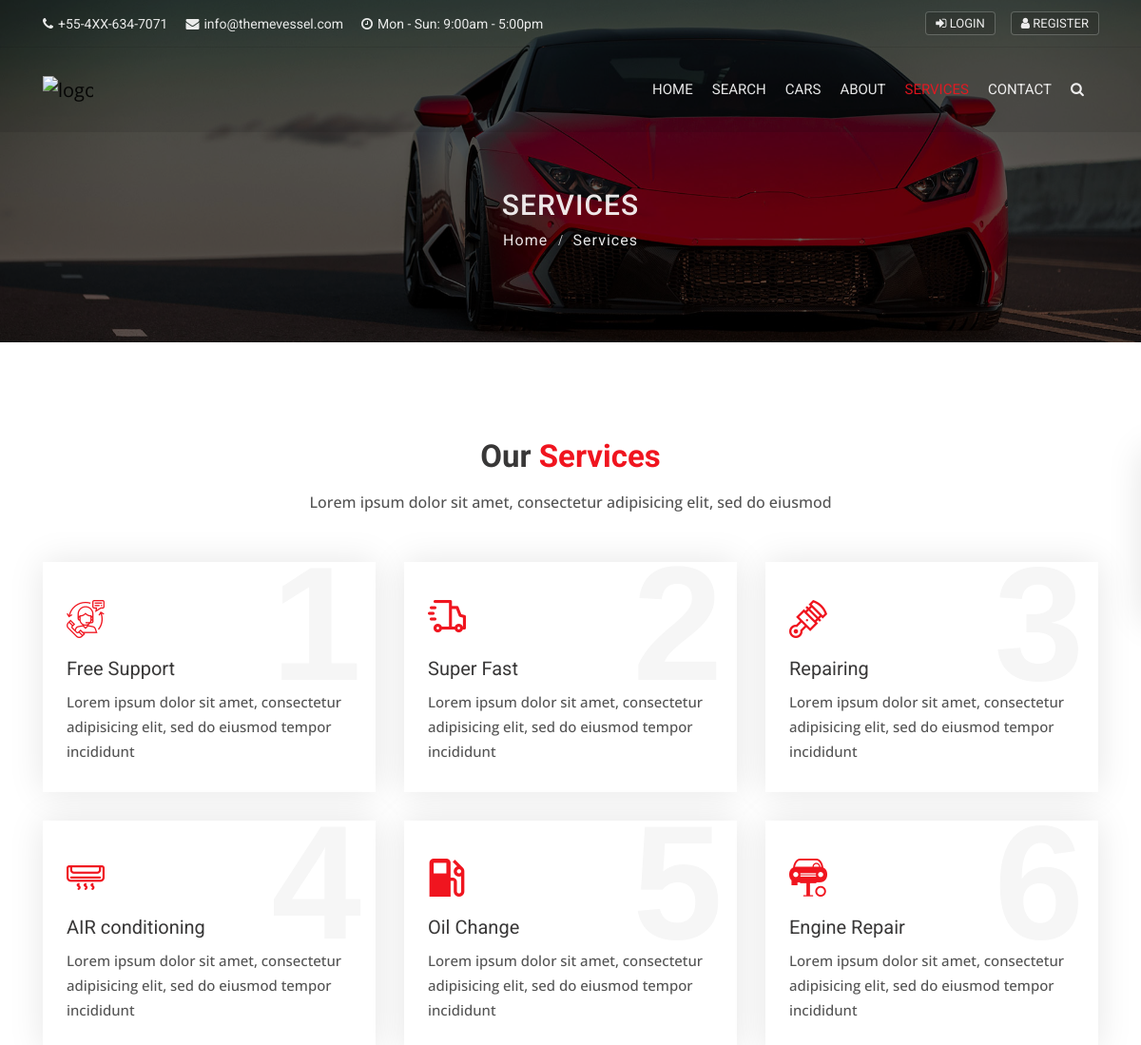
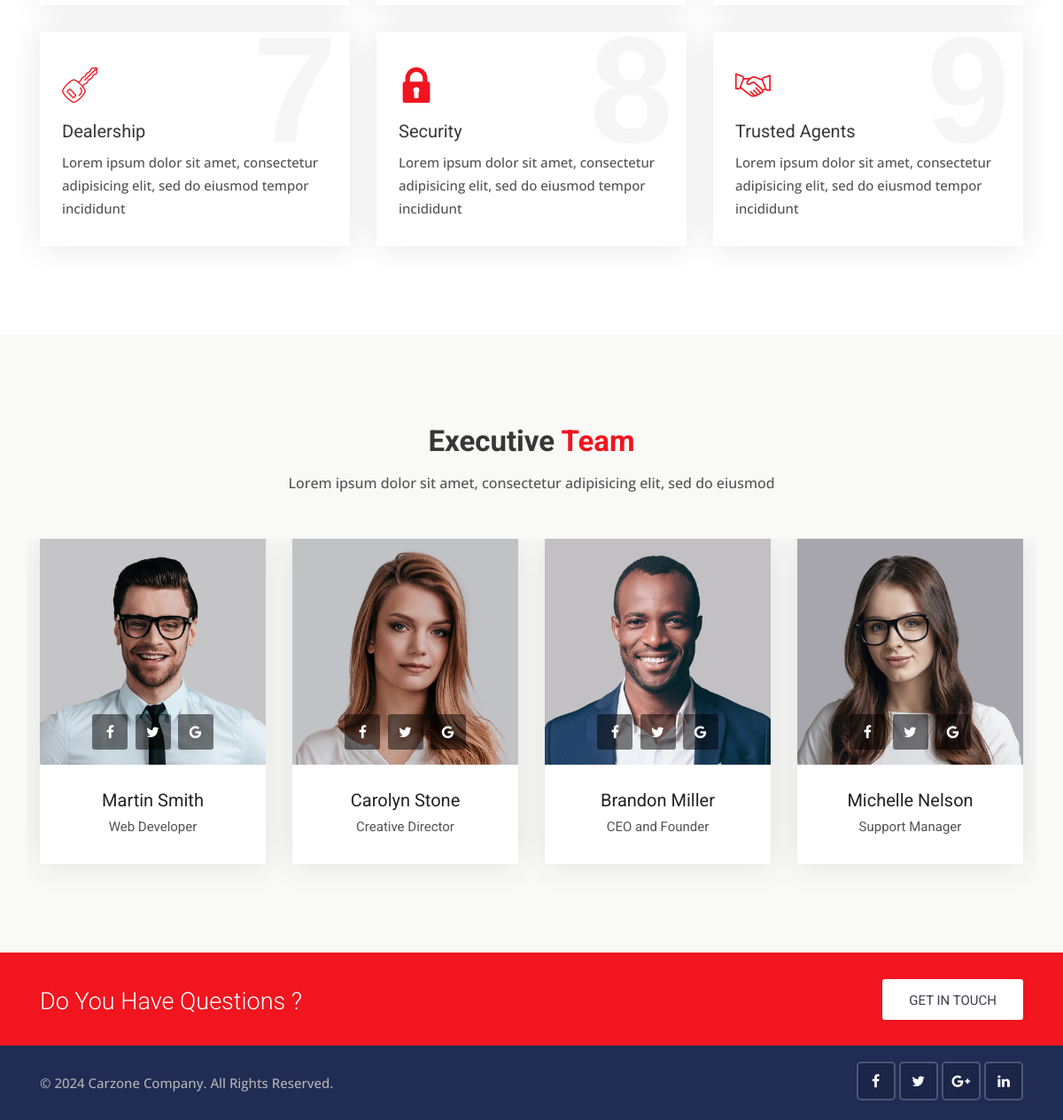
/services, run on the app's committed database (2 pictures, top to bottom).
### pages/models.py (models this page shows, shortened)
class Member(models.Model):
    photo = models.ImageField(upload_to='photos/%Y/%m/%d/')
    first_name = models.CharField(max_length=30)
    last_name = models.CharField(max_length=30)
    job_title = models.CharField(max_length=30)
    first_name = models.CharField(max_length=30)
    facebook_link = models.URLField(max_length=100)
    twitter_link = models.URLField(max_length=100)
    g_plus_link = models.URLField(max_length=100)
    created_date = models.DateTimeField(auto_now_add=True)

### pages/views.py (the view)
# urls.py: path('services', views.services_view, name='services'),
def services_view(request):
    members = Member.objects.all()
    return render(request, 'pages/services.html', {'members': members})

### templates/pages/services.html (shortened to what this page needs)
{% extends 'base.html' %}
{% load static %}
{% block content %}
<div class="sub-banner overview-bgi">
    <div class="container breadcrumb-area">
        <div class="breadcrumb-areas">
            <h1>Services</h1>
            <ul class="breadcrumbs">
                <li><a href="{% url 'home' %}">Home</a></li>
                <li class="active">Services</li>
            </ul>
        </div>
    </div>
</div>
<div class="services content-area">
    <div class="container">
        <div class="main-title text-center">
            <h1>Our <span>Services</span></h1>
            <p>Lorem ipsum dolor sit amet, consectetur adipisicing elit, sed do eiusmod</p>
        </div>
        <div class="row">
            <div class="col-lg-4 col-md-6 col-sm-6">
                <div class="service-info">
                    <div class="number">1</div>
                    <div class="icon">
                        <i class="flaticon-support-2"></i>
                    </div>
                    <div class="detail">
                        <h3>Free Support</h3>
                        <p>Lorem ipsum dolor sit amet, consectetur adipisicing elit, sed do eiusmod tempor incididunt</p>
                    </div>
                </div>
            </div>
            <div class="col-lg-4 col-md-6 col-sm-6">
                <div class="service-info">
                    <div class="number">2</div>
                    <div class="icon">
                        <i class="flaticon-speed"></i>
                    </div>
                    <div class="detail">
                        <h3>Super Fast</h3>
                        <p>Lorem ipsum dolor sit amet, consectetur adipisicing elit, sed do eiusmod tempor incididunt</p>
                    </div>
                </div>
            </div>
            <div class="col-lg-4 col-md-6 col-sm-6">
                <div class="service-info">
                    <div class="number">3</div>
                    <div class="icon">
                        <i class="flaticon-motor"></i>
                    </div>
                    <div class="detail">
                        <h3>Repairing</h3>
                        <p>Lorem ipsum dolor sit amet, consectetur adipisicing elit, sed do eiusmod tempor incididunt</p>
                    </div>
                </div>
            </div>
            <div class="col-lg-4 col-md-6 col-sm-6">
                <div class="service-info">
                    <div class="number">4</div>
                    <div class="icon">
                        <i class="flaticon-air-conditioner"></i>
                    </div>
                    <div class="detail">
                        <h3>AIR conditioning</h3>
                        <p>Lorem ipsum dolor sit amet, consectetur adipisicing elit, sed do eiusmod tempor incididunt</p>
                    </div>
                </div>
            </div>
            <div class="col-lg-4 col-md-6 col-sm-6">
                <div class="service-info">
                    <div class="number">5</div>
                    <div class="icon">
                        <i class="flaticon-fuel"></i>
                    </div>
                    <div class="detail">
                        <h3>Oil Change</h3>
                        <p>Lorem ipsum dolor sit amet, consectetur adipisicing elit, sed do eiusmod tempor incididunt</p>
                    </div>
                </div>
            </div>
            <div class="col-lg-4 col-md-6 col-sm-6">
                <div class="service-info">
                    <div class="number">6</div>
                    <div class="icon">
                        <i class="flaticon-wheel"></i>
                    </div>
                    <div class="detail">
                        <h3>Engine Repair</h3>
                        <p>Lorem ipsum dolor sit amet, consectetur adipisicing elit, sed do eiusmod tempor incididunt</p>
                    </div>
                </div>
            </div>
            <div class="col-lg-4 col-md-6 col-sm-6">
                <div class="service-info">
                    <div class="number">7</div>
                    <div class="icon">
                        <i class="flaticon-car-2"></i>
                    </div>
                    <div class="detail">
                        <h3>Dealership</h3>
                        <p>Lorem ipsum dolor sit amet, consectetur adipisicing elit, sed do eiusmod tempor incididunt</p>
                    </div>
                </div>
            </div>
            <div class="col-lg-4 col-md-6 col-sm-6">
                <div class="service-info">
                    <div class="number">8</div>
                    <div class="icon">
                        <i class="flaticon-lock"></i>
                    </div>
                    <div class="detail">
                        <h3>Security</h3>
                        <p>Lorem ipsum dolor sit amet, consectetur adipisicing elit, sed do eiusmod tempor incididunt</p>
                    </div>
                </div>
            </div>
            <div class="col-lg-4 col-md-6 col-sm-6">
                <div class="service-info">
                    <div class="number">9</div>
                    <div class="icon">
                        <i class="flaticon-deal"></i>
                    </div>
                    <div class="detail">
                        <h3>Trusted Agents</h3>
                        <p>Lorem ipsum dolor sit amet, consectetur adipisicing elit, sed do eiusmod tempor incididunt</p>
                    </div>
                </div>
            </div>
        </div>
    </div>
</div>
{% endblock %}

### templates/includes/team.html
{% load static %}
<div class="our-team content-area bg-grea-3">
    <div class="container">
        <div class="main-title">
            <h1>Executive <span>Team</span></h1>
            <p>Lorem ipsum dolor sit amet, consectetur adipisicing elit, sed do eiusmod</p>
        </div>
        <div class="slick-slider-area clearfix">
            <div class="row slick-carousel" data-slick='{"slidesToShow": 4, "responsive":[{"breakpoint": 1024,"settings":{"slidesToShow": 2}}, {"breakpoint": 768,"settings":{"slidesToShow": 1}}]}'>
                {% for member in members %}
                <div class="slick-slide-item">
                    <div class="team-1">
                        <div class="photo">
                            <img src="{{member.photo.url}}" alt="team-{{forloop.counter}}" class="img-fluid">
                            <div class="social-list clearfix">
                                <a href="{{member.facebook_link}}" target="_blank" class="facebook-bg"><i class="fa fa-facebook"></i></a>
                                <a href="{{member.twitter_link}}" target="_blank" class="twitter-bg"><i class="fa fa-twitter"></i></a>
                                <a href="{{member.g_plus_link}}" target="_blank" class="google-bg"><i class="fa fa-google"></i></a>
                            </div>
                        </div>
                        <div class="details">
                            <h4><a href="team-detail.html">{{member.first_name}} {{member.last_name}}</a></h4>
                            <h5>{{member.job_title}}</h5>
                        </div>
                    </div>
                </div>
                {% endfor %}
            </div>
        </div>
    </div>
</div>

### static/css/skins/red.css (style rules this page uses)
.main-title h1 span { color:#f0151f; }
.service-info i { color:#f0151f; }

### data on the page
Member: photo (picture), first_name "Martin", last_name "Smith", job_title "Web Developer"
Member: photo (picture), first_name "Carolyn", last_name "Stone", job_title "Creative Director"
Member: photo (picture), first_name "Brandon", last_name "Miller", job_title "CEO and Founder"
Member: photo (picture), first_name "Michelle", last_name "Nelson", job_title "Support Manager"
